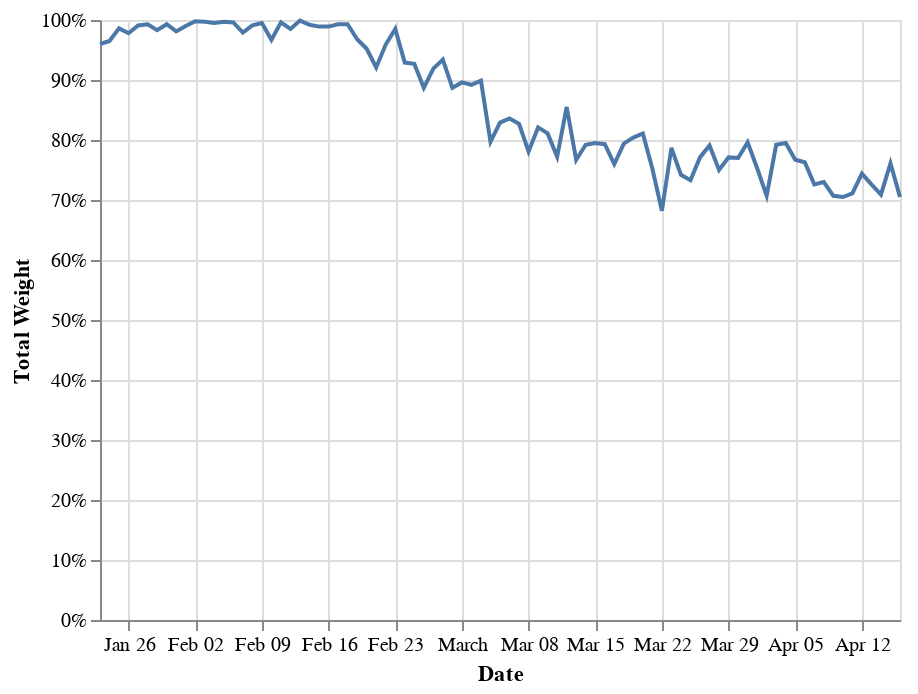

Notebook code for this chart:
### Code cell
#hide
df_confirm_country = df_confirmed_new_pct[['Date', 'New Confirm Weight']].groupby('Date').count().rename(columns={'New Confirm Weight': 'Count'})
df_confirm_country['Total Weight'] = df_confirmed_new_pct[['Date', 'New Confirm Weight']].groupby('Date').sum()
df_confirm_country = df_confirm_country.reset_index()
alt.Chart(df_confirm_country).mark_line().encode(
    alt.X('Date:T'),
    alt.Y('Total Weight:Q', axis=alt.Axis(format='%')),
    tooltip=list(df_confirm_country)
)

### Figure 1 — Vega-Lite specification as saved in the notebook (floating-point values rounded to 4 significant figures)
{"config": {"view": {"continuousWidth": 400, "continuousHeight": 300}}, "data": {"name": "data-1458dbb123be4b281fb20c83099ba996"}, "mark": "line", "encoding": {"tooltip": [{"type": "temporal", "field": "Date"}, {"type": "quantitative", "field": "Count"}, {"type": "quantitative", "field": "Total Weight"}], "x": {"type": "temporal", "field": "Date"}, "y": {"type": "quantitative", "axis": {"format": "%"}, "field": "Total Weight"}}, "$schema": "https://vega.github.io/schema/vega-lite/v4.8.1.json", "datasets": {"data-1458dbb123be4b281fb20c83099ba996": [{"Date": "2020-01-23T00:00:00", "Count": 1, "Total Weight": 0.96}, {"Date": "2020-01-24T00:00:00", "Count": 1, "Total Weight": 0.965}, {"Date": "2020-01-25T00:00:00", "Count": 1, "Total Weight": 0.986}, {"Date": "2020-01-26T00:00:00", "Count": 1, "Total Weight": 0.978}, {"Date": "2020-01-27T00:00:00", "Count": 1, "Total Weight": 0.991}, {"Date": "2020-01-28T00:00:00", "Count": 1, "Total Weight": 0.993}, {"Date": "2020-01-29T00:00:00", "Count": 1, "Total Weight": 0.983}, {"Date": "2020-01-30T00:00:00", "Count": 1, "Total Weight": 0.993}, {"Date": "2020-01-31T00:00:00", "Count": 1, "Total Weight": 0.981}, {"Date": "2020-02-01T00:00:00", "Count": 1, "Total Weight": 0.99}, {"Date": "2020-02-02T00:00:00", "Count": 1, "Total Weight": 0.998}, {"Date": "2020-02-03T00:00:00", "Count": 1, "Total Weight": 0.997}, {"Date": "2020-02-04T00:00:00", "Count": 1, "Total Weight": 0.995}, {"Date": "2020-02-05T00:00:00", "Count": 1, "Total Weight": 0.997}, {"Date": "2020-02-06T00:00:00", "Count": 1, "Total Weight": 0.996}, {"Date": "2020-02-07T00:00:00", "Count": 1, "Total Weight": 0.979}, {"Date": "2020-02-08T00:00:00", "Count": 1, "Total Weight": 0.991}, {"Date": "2020-02-09T00:00:00", "Count": 1, "Total Weight": 0.995}, {"Date": "2020-02-10T00:00:00", "Count": 1, "Total Weight": 0.967}, {"Date": "2020-02-11T00:00:00", "Count": 1, "Total Weight": 0.996}, {"Date": "2020-02-12T00:00:00", "Count": 2, "Total Weight": 0.985}, {"Date": "2020-02-13T00:00:00", "Count": 1, "Total Weight": 0.999}, {"Date": "2020-02-14T00:00:00", "Count": 1, "Total Weight": 0.992}, {"Date": "2020-02-15T00:00:00", "Count": 2, "Total Weight": 0.989}, {"Date": "2020-02-16T00:00:00", "Count": 2, "Total Weight": 0.989}, {"Date": "2020-02-17T00:00:00", "Count": 2, "Total Weight": 0.993}, {"Date": "2020-02-18T00:00:00", "Count": 2, "Total Weight": 0.993}, {"Date": "2020-02-19T00:00:00", "Count": 2, "Total Weight": 0.968}, {"Date": "2020-02-20T00:00:00", "Count": 2, "Total Weight": 0.952}, {"Date": "2020-02-21T00:00:00", "Count": 2, "Total Weight": 0.921}, {"Date": "2020-02-22T00:00:00", "Count": 2, "Total Weight": 0.959}, {"Date": "2020-02-23T00:00:00", "Count": 6, "Total Weight": 0.985}, {"Date": "2020-02-24T00:00:00", "Count": 4, "Total Weight": 0.929}, {"Date": "2020-02-25T00:00:00", "Count": 4, "Total Weight": 0.927}, {"Date": "2020-02-26T00:00:00", "Count": 4, "Total Weight": 0.887}, {"Date": "2020-02-27T00:00:00", "Count": 4, "Total Weight": 0.919}, {"Date": "2020-02-28T00:00:00", "Count": 4, "Total Weight": 0.934}, {"Date": "2020-02-29T00:00:00", "Count": 4, "Total Weight": 0.887}, {"Date": "2020-03-01T00:00:00", "Count": 4, "Total Weight": 0.896}, {"Date": "2020-03-02T00:00:00", "Count": 5, "Total Weight": 0.892}, {"Date": "2020-03-03T00:00:00", "Count": 4, "Total Weight": 0.899}, {"Date": "2020-03-04T00:00:00", "Count": 5, "Total Weight": 0.797}, {"Date": "2020-03-05T00:00:00", "Count": 6, "Total Weight": 0.829}, {"Date": "2020-03-06T00:00:00", "Count": 7, "Total Weight": 0.836}, {"Date": "2020-03-07T00:00:00", "Count": 6, "Total Weight": 0.827}, {"Date": "2020-03-08T00:00:00", "Count": 6, "Total Weight": 0.781}, {"Date": "2020-03-09T00:00:00", "Count": 5, "Total Weight": 0.821}, {"Date": "2020-03-10T00:00:00", "Count": 8, "Total Weight": 0.811}, {"Date": "2020-03-11T00:00:00", "Count": 8, "Total Weight": 0.772}, {"Date": "2020-03-12T00:00:00", "Count": 7, "Total Weight": 0.855}, {"Date": "2020-03-13T00:00:00", "Count": 6, "Total Weight": 0.767}, {"Date": "2020-03-14T00:00:00", "Count": 7, "Total Weight": 0.792}, {"Date": "2020-03-15T00:00:00", "Count": 6, "Total Weight": 0.795}, {"Date": "2020-03-16T00:00:00", "Count": 6, "Total Weight": 0.793}, {"Date": "2020-03-17T00:00:00", "Count": 7, "Total Weight": 0.76}, {"Date": "2020-03-18T00:00:00", "Count": 7, "Total Weight": 0.794}, {"Date": "2020-03-19T00:00:00", "Count": 7, "Total Weight": 0.804}, {"Date": "2020-03-20T00:00:00", "Count": 8, "Total Weight": 0.811}, {"Date": "2020-03-21T00:00:00", "Count": 7, "Total Weight": 0.752}, {"Date": "2020-03-22T00:00:00", "Count": 6, "Total Weight": 0.682}, {"Date": "2020-03-23T00:00:00", "Count": 7, "Total Weight": 0.787}, {"Date": "2020-03-24T00:00:00", "Count": 7, "Total Weight": 0.742}, {"Date": "2020-03-25T00:00:00", "Count": 6, "Total Weight": 0.733}, {"Date": "2020-03-26T00:00:00", "Count": 7, "Total Weight": 0.771}, {"Date": "2020-03-27T00:00:00", "Count": 8, "Total Weight": 0.791}, {"Date": "2020-03-28T00:00:00", "Count": 7, "Total Weight": 0.75}, {"Date": "2020-03-29T00:00:00", "Count": 8, "Total Weight": 0.771}, {"Date": "2020-03-30T00:00:00", "Count": 7, "Total Weight": 0.77}, {"Date": "2020-03-31T00:00:00", "Count": 8, "Total Weight": 0.796}, {"Date": "2020-04-01T00:00:00", "Count": 7, "Total Weight": 0.753}, {"Date": "2020-04-02T00:00:00", "Count": 6, "Total Weight": 0.707}, {"Date": "2020-04-03T00:00:00", "Count": 8, "Total Weight": 0.792}, {"Date": "2020-04-04T00:00:00", "Count": 8, "Total Weight": 0.795}, {"Date": "2020-04-05T00:00:00", "Count": 8, "Total Weight": 0.767}, {"Date": "2020-04-06T00:00:00", "Count": 8, "Total Weight": 0.763}, {"Date": "2020-04-07T00:00:00", "Count": 7, "Total Weight": 0.726}, {"Date": "2020-04-08T00:00:00", "Count": 7, "Total Weight": 0.73}, {"Date": "2020-04-09T00:00:00", "Count": 7, "Total Weight": 0.707}, {"Date": "2020-04-10T00:00:00", "Count": 7, "Total Weight": 0.705}, {"Date": "2020-04-11T00:00:00", "Count": 7, "Total Weight": 0.711}, {"Date": "2020-04-12T00:00:00", "Count": 6, "Total Weight": 0.744}, {"Date": "2020-04-13T00:00:00", "Count": 9, "Total Weight": 0.726}, {"Date": "2020-04-14T00:00:00", "Count": 7, "Total Weight": 0.709}, {"Date": "2020-04-15T00:00:00", "Count": 10, "Total Weight": 0.761}, {"Date": "2020-04-16T00:00:00", "Count": 7, "Total Weight": 0.705}]}}
